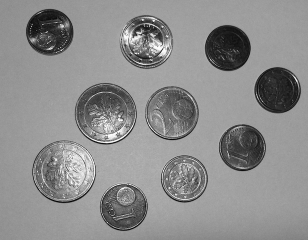
#> input picture p8/assets/p08_muenzen.png, 308 x 240 px
$ python main.py
#> lines starting #> are read from the running program, lines starting #| are printed output that depends on the picture; after the words box and inside, x2 and y2 are one past the last pixel; in counts of white or black regions, pixels touching at a corner belong together
import cv2
import numpy as np
from math import cos, sin, pi


def hough_circle_transformation(image, radius, hough_thresh):
    rows, cols = image.shape

    acc = np.zeros(image.shape)

    # iterate through the image
    for x in range(0, rows - radius):
        for y in range(0, cols - radius):
            # check if pixel is a edge pixel
            if image[x][y] == 255:
                # "draw" cricle around current edge pixel
                # and "vote" for the edge of that circle
                for theta in range(0, 360):
                    # calculate polar coordinate points
                    b = y - radius * sin(theta * pi / 180)
                    a = x - radius * cos(theta * pi / 180)

                    # vote for the edge
                    acc[int(a)][int(b)] += 1

    # get all center candidates from the accumulator matrix
    # meaning all points where the vote value exceeds the set threshold
    center_candidates = np.where(acc > hough_thresh)

    # image for the circles
    circles = np.zeros(image.shape)

    count = 0

    # iterate through the center candidates
    for i in range(0, center_candidates[0].size):

        alone = True
        # check if there is already a center close by (within 1/10th radius)
        for theta in range(0, 360):
            # calculate polar coordinate points
            y = center_candidates[1][i] - int(radius / 10) * sin(theta * pi / 180)
            x = center_candidates[0][i] - int(radius / 10) * cos(theta * pi / 180)

            # check there is already a different center inbetween the current center and the edge
            if x < rows and y < cols:
                if np.sum(circles[center_candidates[0][i] : int(x), center_candidates[1][i] : int(y)]) > 128:
                    alone = False
        if alone:
            # increment coin count
            count += 1

            # draw the center
            cv2.circle(circles, (center_candidates[1][i], center_candidates[0][i]), 1, 255, 2)

            # draw circle around center
            cv2.circle(circles, (center_candidates[1][i], center_candidates[0][i]), radius, 128, 2)

    return count, circles


EXPORT_IMAGES = False
SHOW_IMAGES = True

# set radii for the different coins
RADIUS_1_CENT = 23
RADIUS_2_CENT = 27
RADIUS_5_CENT = 32

# min vote threshold
HOUGH_THRESH = 135

# base image
base_image = cv2.imread("assets/p08_muenzen.png", cv2.IMREAD_GRAYSCALE)
#> base_image is the input picture: shape (240, 308); min 6, max 254, mean 140.8

# smooth edges by applying a gaussian blur and
# use the canny edge detector to find the edges
blurred_img = cv2.GaussianBlur(base_image, (5, 5), 1)
edge_img = cv2.Canny(blurred_img, 150, 200)
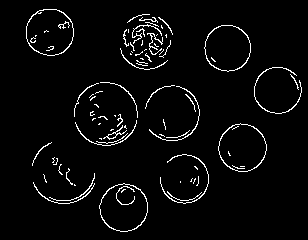
#> edge_img: shape (240, 308); 3.7% white in thin lines or dots, all inside (x1, y1, x2, y2) = (26, 9, 302, 232)

# apply hough circle transformation to find the circles and cent counts
one_cent_count, one_cent_cricles = hough_circle_transformation(edge_img, RADIUS_1_CENT, HOUGH_THRESH)
#> after the loop in hough_circle_transformation, `for i in range(0, center_candidates[0].size):`:
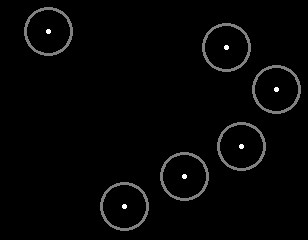
#> circles: shape (240, 308) float64; min 0, max 255, mean 4.9
#> one_cent_count = 6
two_cent_count, two_cent_cricles = hough_circle_transformation(edge_img, RADIUS_2_CENT, HOUGH_THRESH)
#> call 2 of hough_circle_transformation, with radius = 27, hough_thresh = 135
#> after the loop in hough_circle_transformation (call 2), `for x in range(0, rows - radius):`:
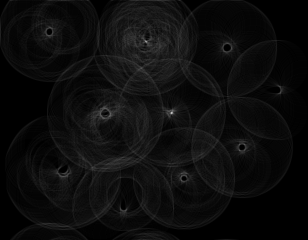
#> acc: shape (240, 308) float64; min 0, max 191, mean 12.6
#> after the loop in hough_circle_transformation (call 2), `for i in range(0, center_candidates[0].size):`:
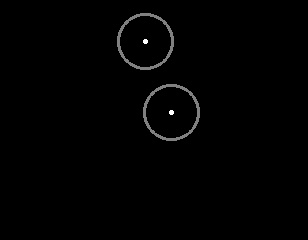
#> circles: shape (240, 308) float64; min 0, max 255, mean 1.9
#> two_cent_count = 2
five_cent_count, five_cent_cricles = hough_circle_transformation(edge_img, RADIUS_5_CENT, HOUGH_THRESH)
#> call 3 of hough_circle_transformation, with radius = 32, hough_thresh = 135
#> after the loop in hough_circle_transformation (call 3), `for x in range(0, rows - radius):`:
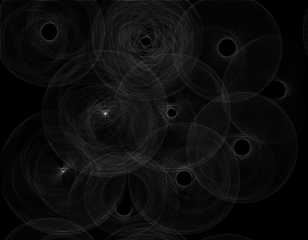
#> acc: shape (240, 308) float64; min 0, max 207, mean 12.5
#> after the loop in hough_circle_transformation (call 3), `for i in range(0, center_candidates[0].size):`:
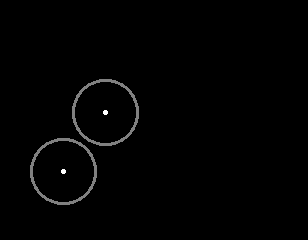
#> circles: shape (240, 308) float64; min 0, max 255, mean 2.2
#> five_cent_count = 2

# convert grayscale image to rgb image for drawing colored circles
color_image = cv2.cvtColor(base_image, cv2.COLOR_GRAY2RGB)

# draw colored circles
color_image[one_cent_cricles >= 128] = [255, 0, 0]
color_image[two_cent_cricles >= 128] = [0, 0, 255]
color_image[five_cent_cricles >= 128] = [0, 255, 0]
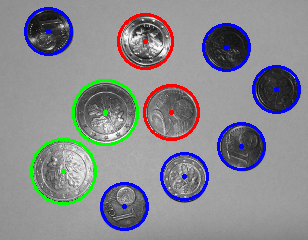
#> color_image: shape (240, 308, 3); mean B, G, R 141.9, 136.9, 136.3

# print inividual cent count and total
print(f"{one_cent_count} x 1 cent")
#| 6 x 1 cent
print(f"{two_cent_count} x 2 cent")
#| 2 x 2 cent
print(f"{five_cent_count} x 5 cent")
#| 2 x 5 cent
total = one_cent_count + two_cent_count * 2 + five_cent_count * 5
#> total = 20
print(f"total: {total} cent")
#| total: 20 cent

if EXPORT_IMAGES:
    cv2.imwrite("assets/export/hough.png", color_image)
if SHOW_IMAGES:
    cv2.imshow("hough", color_image)
    cv2.waitKey()
    cv2.destroyAllWindows()
